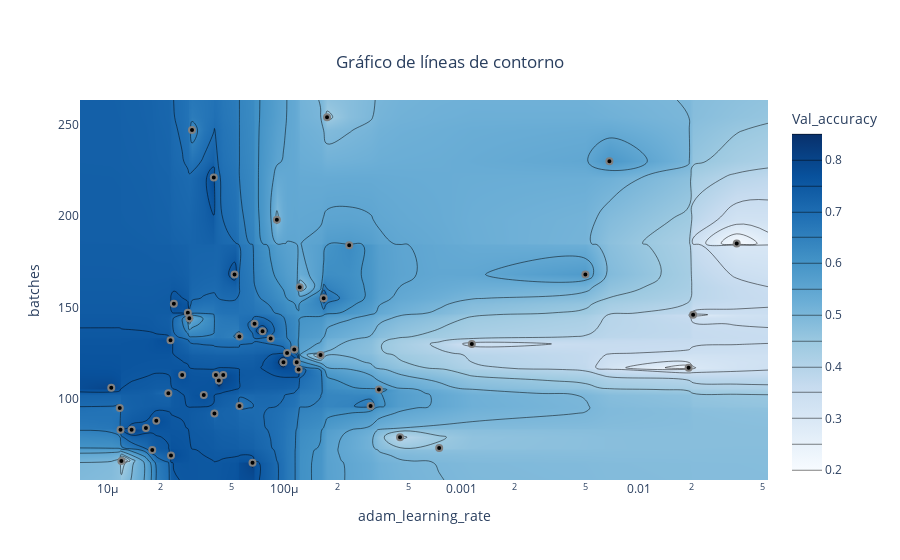

The cell this chart's notebook holds for it:
### Code cell
fig = optuna.visualization.plot_contour(study_GRU, params=["adam_learning_rate", "batches"],target_name="Val_accuracy")
config = {
  'toImageButtonOptions': {
    'format': 'png', # one of png, svg, jpeg, webp
    'filename': 'custom_image',
    'height': 500,
    'width': 1000,
    'scale':4 # Multiply title/legend/axis/canvas sizes by this factor
  }
}
fig.update_layout(title={
                    'text':"Gráfico de líneas de contorno",
                    'x':0.5, #Centrar el título horizontalmente
                    'y':0.90, #Posicionar el título en la parte superior
                    'xanchor': 'center',
                    'yanchor': 'top'})
fig.show( config=config)

### Figure 1 — Plotly figure (JSON) as saved in the notebook; plotly's stock layout.template omitted (floating-point values rounded to 4 significant figures; data arrays with more than 128 entries replaced by an {"elided": "..."} marker saying what was removed)
{"data": [{"colorbar": {"title": {"text": "Val_accuracy"}}, "colorscale": [[0, "rgb(247,251,255)"], [0.125, "rgb(222,235,247)"], [0.25, "rgb(198,219,239)"], [0.375, "rgb(158,202,225)"], [0.5, "rgb(107,174,214)"], [0.625, "rgb(66,146,198)"], [0.75, "rgb(33,113,181)"], [0.875, "rgb(8,81,156)"], [1, "rgb(8,48,107)"]], "connectgaps": true, "contours": {"coloring": "heatmap"}, "hoverinfo": "none", "line": {"smoothing": 1.3}, "reversescale": false, "type": "contour", "x": [7e-06, 1.051e-05, 1.174e-05, 1.186e-05, 1.199e-05, 1.37e-05, 1.65e-05, 1.792e-05, 1.888e-05, 2.209e-05, 2.271e-05, 2.286e-05, 2.373e-05, 2.644e-05, 2.846e-05, 2.902e-05, 3.005e-05, 3.502e-05, 3.989e-05, 4.022e-05, 4.098e-05, 4.258e-05, 4.511e-05, 5.224e-05, 5.566e-05, 5.572e-05, 6.602e-05, 6.777e-05, 7.522e-05, 8.358e-05, 9.059e-05, 9.872e-05, 0.0001035, 0.0001136, 0.0001173, 0.0001202, 0.0001219, 0.0001599, 0.0001666, 0.000174, 0.0002321, 0.0003066, 0.0003417, 0.0004496, 0.0007482, 0.001144, 0.00501, 0.006847, 0.01919, 0.02034, 0.03587, 0.05388], "y": [55.55, 65, 66, 69, 72, 73, 79, 83, 84, 88, 92, 95, 96, 102, 103, 105, 106, 110, 113, 116, 117, 120, 124, 125, 127, 130, 132, 133, 134, 137, 141, 144, 146, 147, 152, 155, 161, 168, 184, 185, 198, 221, 230, 247, 254, 263.4], "z": {"elided": "46x52 float values"}}, {"marker": {"color": "black", "line": {"color": "Grey", "width": 2}}, "mode": "markers", "showlegend": false, "type": "scatter", "x": [0.00501, 0.02034, 0.006847, 0.0003066, 0.001144, 3.005e-05, 9.059e-05, 0.0001219, 0.01919, 0.03587, 1.199e-05, 0.000174, 1.37e-05, 0.0004496, 1.174e-05, 3.502e-05, 4.258e-05, 5.566e-05, 2.286e-05, 4.098e-05, 0.0007482, 1.186e-05, 1.888e-05, 6.602e-05, 2.644e-05, 2.271e-05, 6.777e-05, 0.0001599, 2.209e-05, 2.846e-05, 5.224e-05, 1.65e-05, 1.051e-05, 2.373e-05, 4.022e-05, 0.0001035, 1.792e-05, 0.0002321, 8.358e-05, 3.989e-05, 0.0001202, 9.872e-05, 0.0001173, 7.522e-05, 0.0001666, 0.0003417, 4.511e-05, 0.0001136, 2.902e-05, 5.572e-05], "y": [168, 146, 230, 96, 130, 247, 198, 161, 117, 185, 66, 254, 83, 79, 95, 102, 110, 134, 69, 113, 73, 83, 88, 65, 113, 132, 141, 124, 103, 147, 168, 84, 106, 152, 92, 125, 72, 184, 133, 221, 116, 120, 120, 137, 155, 105, 113, 127, 144, 96]}], "layout": {"title": {"text": "Gráfico de líneas de contorno", "x": 0.5, "xanchor": "center", "y": 0.9, "yanchor": "top"}, "xaxis": {"range": [-5.155, -1.269], "title": {"text": "adam_learning_rate"}, "type": "log"}, "yaxis": {"range": [55.55, 263.4], "title": {"text": "batches"}}}}
